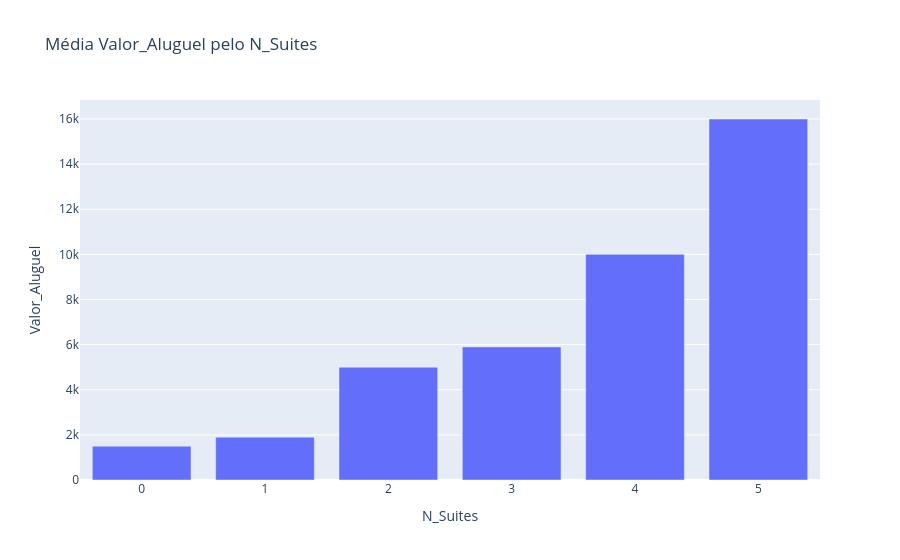

Source (notebook cell):
### Markdown cell above
Como nossa base de dados tem valores bastante diferentes, observa-se que o gráfico não está 'simétrico', entretanto observa-se que há uma tendencia de que quanto maior a metragem, maior será o aluguem do imóvel, o que faz total sentido. Porem, como dito anteriormente, isso não se aplica a todos os imóveis pelo número grande da base de dados.

### Code cell
mediana = df.groupby('N_Suites')['Valor_Aluguel'].median().reset_index()

fig = px.bar(mediana, x='N_Suites', y='Valor_Aluguel',
            title='Média Valor_Aluguel pelo N_Suites')
fig.show()

### Figure 1 — Plotly figure (JSON) as saved in the notebook; plotly's stock layout.template omitted (floating-point values rounded to 4 significant figures)
{"data": [{"hovertemplate": "N_Suites=%{x}<br>Valor_Aluguel=%{y}<extra></extra>", "legendgroup": "", "marker": {"color": "#636efa", "pattern": {"shape": ""}}, "name": "", "orientation": "v", "showlegend": false, "textposition": "auto", "type": "bar", "x": [0, 1, 2, 3, 4, 5], "xaxis": "x", "y": [1500.0, 1900.0, 5000.0, 5900.0, 10000.0, 16000.0], "yaxis": "y"}], "layout": {"barmode": "relative", "legend": {"tracegroupgap": 0}, "title": {"text": "Média Valor_Aluguel pelo N_Suites"}, "xaxis": {"anchor": "y", "domain": [0, 1], "title": {"text": "N_Suites"}}, "yaxis": {"anchor": "x", "domain": [0, 1], "title": {"text": "Valor_Aluguel"}}}}
